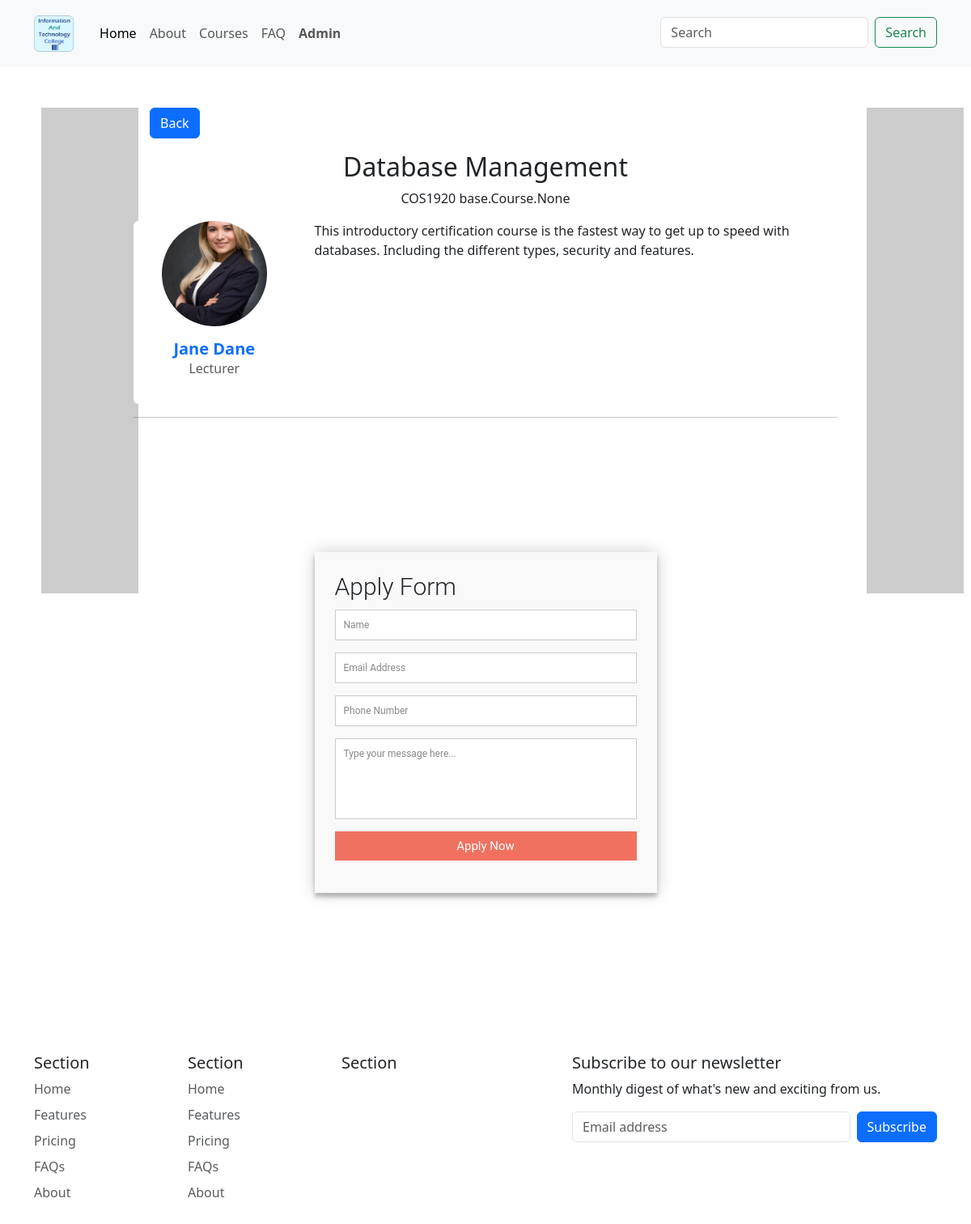
The app's page /module/3/ with its own data.
### base/models.py (models this page shows, shortened)
class Module(models.Model):
    course = models.ManyToManyField(Course)
    code = models.CharField(max_length=200, unique=True)
    title = models.CharField(max_length=200)
    description = models.TextField(null=True, blank=True)
    module_img = models.ImageField(
        upload_to="static/module", height_field=None, width_field=None, max_length=100, null=True, blank=True)
    staff_img = models.ImageField(
        upload_to="static/staff", height_field=None, width_field=None, max_length=100, null=True, blank=True)
    staff_name = models.CharField(max_length=200)

### base/views.py (the view)
# urls.py: path('module/<str:pk>/', views.module, name="module"),
def module(request, pk):
    module = Module.objects.get(id=pk)
    context = {
        'module': module}
    return render(request, 'base/module.html', context)

### base/templates/base/module.html (shortened to what this page needs)
{% extends 'main.html' %}
{% load static %}
{% load bootstrap_icons %}
{% block styles %}
<link rel="stylesheet" type="text/css" media="screen" href="{% static 'styles/module.css' %}" />
{% endblock %}
{% block app_content %}
<div class="container">
  <div class="row">
    <div class="back-btn" style="padding-left: 2rem;">
      <p>
        <button type="button" class="btn btn-primary" value="Previous Page" onClick="javascript:history.go(-1);">Back
        </button>
      </p>
    </div>
    <div class="col-md-8 col-xl-6 text-center mx-auto">
      <h2>{{module.title}}</h2>
      <p class="w-lg-50">{{module.code}} {% bs_icon 'dash-lg' %} {{module.course}}</p>
    </div>
  </div>
  <div class="row">
    <div class="col-md-3">
      <div class="card border-0 shadow-none">
        <div class="card-body text-center d-flex flex-column align-items-center p-0"><img
            class="rounded-circle mb-3 fit-cover" width="130" height="130" style="object-fit: cover;" src="{{module.staff_img.url}}" />
          <h5 class="fw-bold text-primary card-title mb-0"><strong>{{module.staff_name}}</strong></h5>
          <p class="text-muted card-text mb-2">Lecturer</p>
          <ul class="list-inline fs-6 text-muted w-100 mb-0">
          </ul>
        </div>
      </div>
    </div>
    <div class="col-md-9">
      <p> {{module.description}} </p>
    </div>
  </div>
  <hr>
  <div class="row justify-content-center">
    <div class="col-sm-6">
      <form id="apply" action="" method="post">
        <h3>Apply Form</h3>
        <fieldset>
          <input placeholder="Name" type="text" tabindex="1" required autofocus />
        </fieldset>
        <fieldset>
          <input placeholder="Email Address" type="email" tabindex="2" required />
        </fieldset>
        <fieldset>
          <input placeholder="Phone Number" type="tel" tabindex="3" required>
        </fieldset>
        <fieldset>
          <textarea placeholder="Type your message here..." tabindex="5" required></textarea>
        </fieldset>
        <fieldset>
          <button name="submit" type="submit" id="contactus-submit" data-submit="...Sending">Apply Now</button>
        </fieldset>
      </form>
    </div>
  </div>
</div>
{% endblock %}

### static/styles/module.css (style rules this page uses)
#apply { font: 400 12px/16px "Roboto", Helvetica, Arial, sans-serif; background: #F9F9F9; padding: 25px; margin: 150px 0; box-shadow: 0 0 20px 0 rgba(0, 0, 0, 0.2), 0 5px 5px 0 rgba(0, 0, 0, 0.24); }
#apply h3 { display: block; font-size: 30px; font-weight: 300; margin-bottom: 10px; }
fieldset { border: medium none !important; margin: 0 0 10px; min-width: 100%; padding: 0; width: 100%; }
#apply input[type="text"], #apply input[type="email"], #apply input[type="tel"], #apply input[type="url"], #apply textarea { width: 100%; border: 1px solid #ccc; background: #FFF; margin: 0 0 5px; padding: 10px; }
#apply textarea { height: 100px; max-width: 100%; resize: none; }
#apply button[type="submit"] { cursor: pointer; width: 100%; border: none; background: #f0715f; color: #FFF; margin: 0 0 5px; padding: 10px; font-size: 15px; }

### records on screen
Module: title "Database Management", code "COS1920", course "base.Course.None", staff_img (picture), staff_name "Jane Dane", description "This introductory certification course is the fastest way to get up to speed with databases. Including the different types, security and features."
